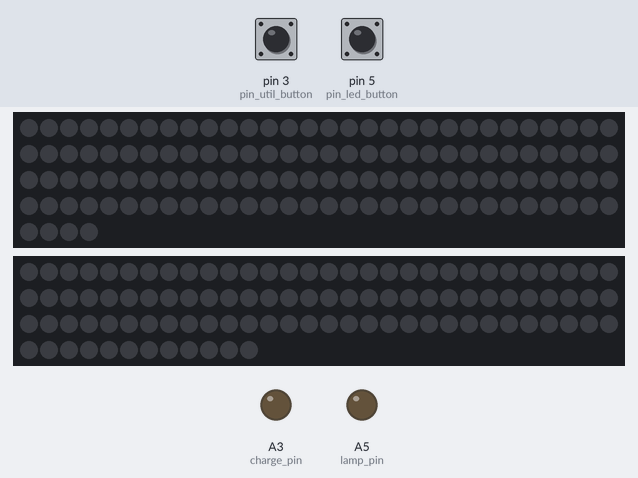
A sketch run on a simulated Arduino Uno, built with avr-gcc and run on an emulated ATmega328P. Parts: 124 RGB LEDs in strip order, left to right, continuing on the next row, 102 RGB LEDs in strip order, left to right, continuing on the next row, output pins drawn as LEDs (lit = HIGH). Inputs (shaded band) come from the test bench; at power-on: pin 5 (pin_led_button) LOW, pin 3 (pin_util_button) LOW. What the sketch prints to the serial monitor is not drawn.

Above: at 1.2 s.
1.3 s: pin 5 (pin_led_button) pulled HIGH for 0.15 s
At 1.8 s:
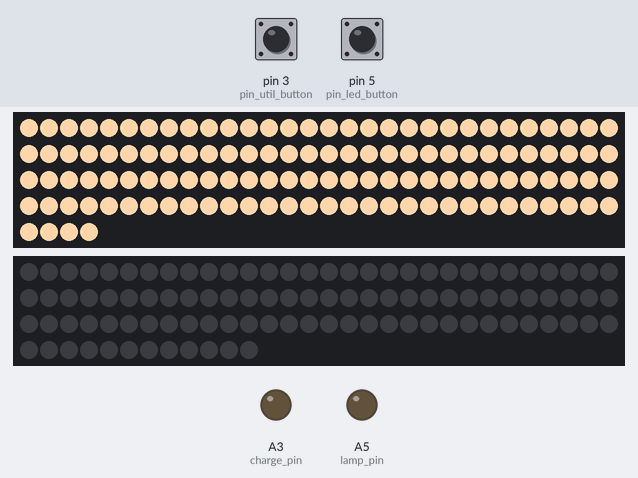
2.9 s: pin 5 (pin_led_button) pulled HIGH for 3.2 s
At 5.6 s:
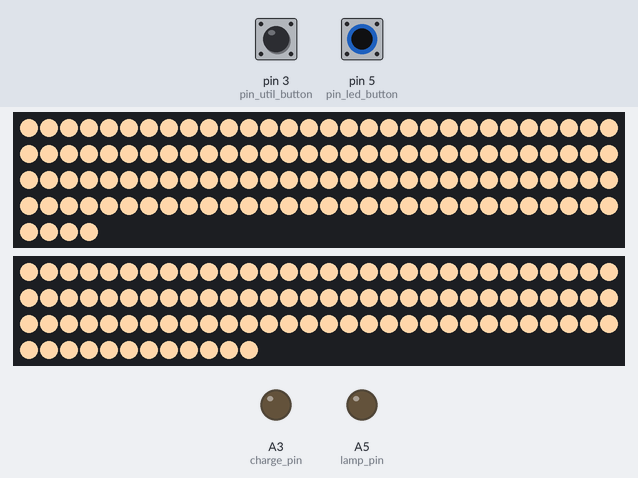
7.6 s: pin 3 (pin_util_button) pulled HIGH for 0.15 s
At 8.7 s:
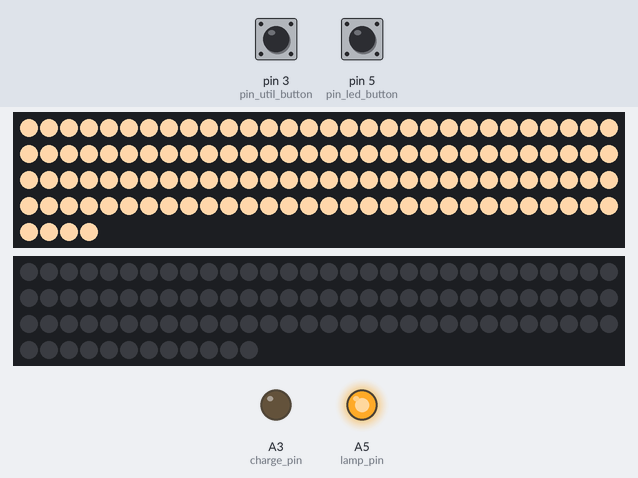
9.2 s: pin 3 (pin_util_button) pulled HIGH for 3.2 s
At 11.5 s:
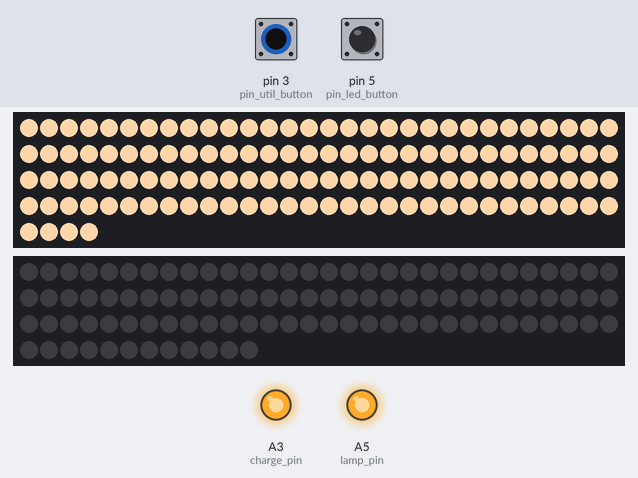
13.9 s: pin 5 (pin_led_button) pulled HIGH for 1 s
At 16.1 s:
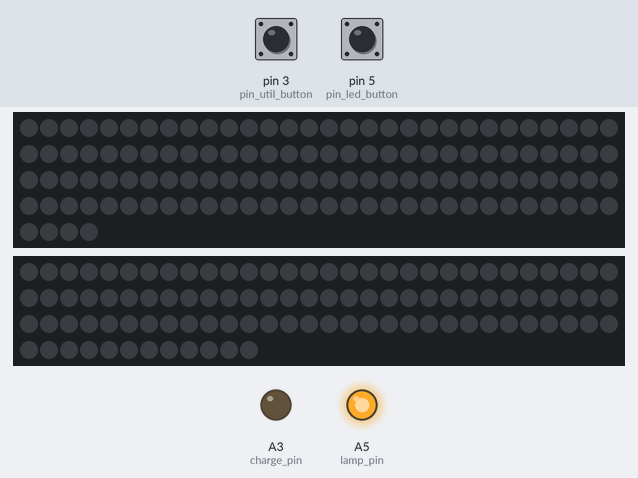
16.4 s: pin 5 (pin_led_button) pulled HIGH for 3.2 s
At 18.6 s:
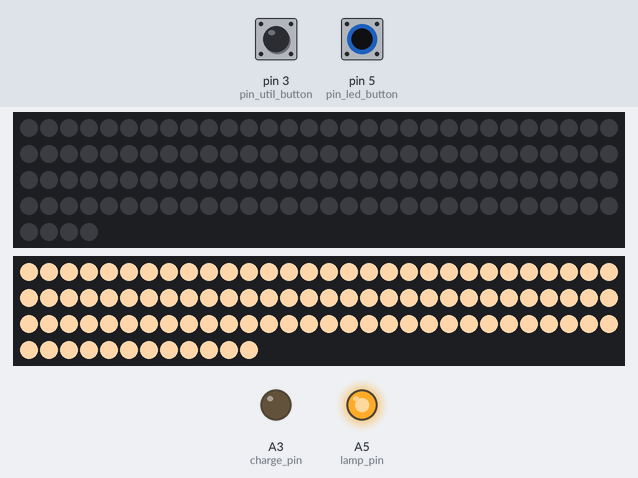
Timing chart, 0 to 20.1 s (numbered marks = the images above; inputs shaded):
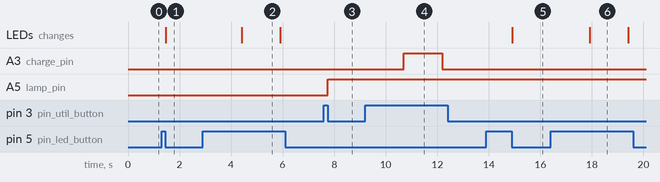

Measured:
- after the input at 1.3 s, the LEDs: change after 0.16 s (image 1)
- after the input at 2.9 s, the LEDs: change after 1.5 s (image 2)
- after the input at 7.6 s, A5 (lamp_pin): LOW → HIGH after 0.15 s
- after the input at 9.2 s, A3 (charge_pin): LOW → HIGH after 1.5 s, → LOW 1.5 s later
- after the input at 13.9 s, the LEDs: change after 1.0 s (image 5)
- after the input at 16.4 s, the LEDs: change after 1.5 s (image 6)
- what the display in image 2 shows lasts 1.5 s, from 4.4 s to 5.9 s

The sketch:

workspace_controller.ino
```cpp
#include "FastLED.h"
#define HOLD_TIME 1500

// Параметры для главного и вспомогательного мониторов
const byte num_leds_main = 124;
const byte pin_main = 12;
CRGB leds_main[num_leds_main];

const byte num_leds_aux = 102;
const byte pin_aux = 9;
CRGB leds_aux[num_leds_aux];

const byte led_states[][3] = {{0, 0, 0}, {255, 214, 170}};

// Переменные для протокола передачи
byte mc = 0;
bool upd = false;
byte cur_color[3];

// Параметры для обработки кнопок и реле

const byte pin_util_button = 3;
const byte pin_led_button = 5;
const byte lamp_pin = A5;
const byte charge_pin = A3;

// Переменные для обработки кнопок
bool util_button_ps = false;
bool led_button_ps = false;

bool util_button_hold_triggered = false;
bool led_button_hold_triggered = false;

unsigned long util_button_start = 0;
unsigned long led_button_start = 0;

bool lamp_sw = false;
bool charge_sw = false;
bool main_led_sw = false;
bool aux_led_sw = false;


// Для быстрой установки одного цвета на всю ленту
void set_strip_color(byte n, CRGB *strip, byte *color) {
  for (int i=0;i<n;i++) {
    strip[i].setRGB(color[0], color[1], color[2]);
  }
  FastLED.show();
}


// Обработка одной сенсорной кнопки, возвращает 0, если ничего не произошло;
// 1 - сработало короткое нажатие; 2 - сработало удержание. Должно вызываться в loop()
byte process_button(byte pin, bool *prev_st, unsigned long *start, bool *hold_triggered) {
  byte cur_st = digitalRead(pin);
  if (cur_st == true and *prev_st == false) {
    *start = millis();
    *prev_st = true;
  }
  if (cur_st == true and *prev_st == true and millis() - *start >= HOLD_TIME) {
    *prev_st = false;
    *hold_triggered = true;
    return 2;
  }
  if (cur_st == false and *prev_st == true) {
    *prev_st = false;
    if (*hold_triggered == true) {
      *hold_triggered = false;
      return 0;
    } else {
      return 1;
    }
  }
  return 0;
}


void setup() {
  Serial.begin(115200);
  Serial.setTimeout(1);
  Serial.write(100);
  pinMode(pin_main, OUTPUT);
  FastLED.addLeds<WS2812, pin_main, GRB>(leds_main, num_leds_main).setCorrection(TypicalLEDStrip);
  pinMode(pin_aux, OUTPUT);
  FastLED.addLeds<WS2812, pin_aux, GRB>(leds_aux, num_leds_aux).setCorrection(TypicalLEDStrip);
  pinMode(pin_util_button, INPUT);
  pinMode(pin_led_button, INPUT);
  pinMode(lamp_pin, OUTPUT);
  pinMode(charge_pin, OUTPUT);

  FastLED.setBrightness(255);

  set_strip_color(num_leds_main, leds_main, led_states[false]);
  set_strip_color(num_leds_aux, leds_aux, led_states[false]);
}


void loop() {
  if (Serial.available() >= 3) {
    Serial.readBytes(cur_color, 3);
    mc++;
    upd = true;
  }
  if (upd && mc < num_leds_main/2) {
    upd = false;
    leds_main[mc*2].setRGB(cur_color[0], cur_color[1], cur_color[2]);
    if (mc != 0) {
      leds_main[mc*2 - 1].setRGB((cur_color[0]+leds_main[(mc-1)*2].raw[0])/2, (cur_color[1]+leds_main[(mc-1)*2].raw[1])/2, (cur_color[2]+leds_main[(mc-1)*2].raw[2])/2);
    }
    if (mc == num_leds_main/2 - 1) {
      leds_main[mc*2 + 1].setRGB((cur_color[0]+leds_main[0].raw[0])/2, (cur_color[1]+leds_main[0].raw[1])/2, (cur_color[2]+leds_main[0].raw[2])/2);
    }
  }
  if (mc == num_leds_main/2 - 1) {
    mc = -1;
    FastLED.show();
  }


  byte util_res = process_button(pin_util_button, &util_button_ps, &util_button_start, &util_button_hold_triggered);
  byte led_res = process_button(pin_led_button, &led_button_ps, &led_button_start, &led_button_hold_triggered);
  if (led_res == 1) {
    main_led_sw = !main_led_sw;
    set_strip_color(num_leds_main, leds_main, led_states[main_led_sw]);
  } else if (led_res == 2) {
    aux_led_sw = !aux_led_sw;
    set_strip_color(num_leds_aux, leds_aux, led_states[aux_led_sw]);
  }


  if (util_res == 1) {
    lamp_sw = !lamp_sw;
    digitalWrite(lamp_pin, lamp_sw);
  } else if (util_res == 2) {
    charge_sw = !charge_sw;
    digitalWrite(charge_pin, charge_sw);
  }
}
```
